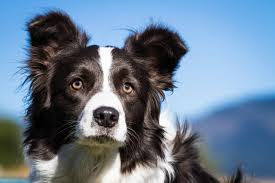
#> input picture images/BorderCollie.jpeg, 275 x 183 px
$ python main.py --path images/BorderCollie.jpeg
#> lines starting #> are read from the running program, lines starting #| are printed output that depends on the picture
#> further down, frame is the input picture: shape (183, 275, 3); mean B, G, R 143, 122.9, 103.9
### common.py

import cv2
import numpy as np

def get_blur_score(image, treshold=5):
    # check if the image is grayscale, and convert it back to grayscale if necessary
#> called with treshold = 5
    if len(image.shape) == 3:
        image = cv2.cvtColor(image, cv2.COLOR_BGR2GRAY)
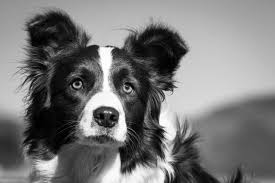
#> image: shape (183, 275); min 0, max 255, mean 119.5

    # use the zero mean image to remove the DC component
    image = image - np.mean(image)

    # compute the fft of the image
    ftt = np.fft.fft2(image)
    ftts = np.fft.fftshift(ftt)

    # remove central frequencies
    rows, cols = image.shape
#> rows = 183; cols = 275
    size_r = int(rows * 0.25)
#> size_r = 45
    size_c = int(cols * 0.25)
#> size_c = 68
    high_pass_mask = np.ones(image.shape)
    high_pass_mask[
        rows // 2 - size_r : rows // 2 + size_r,
        cols // 2 - size_c : cols // 2 + size_c
    ] = 0

    # apply the mask to the fft obtained in the previous section and display the results
    magnitude_spectrum = np.abs(ftts)
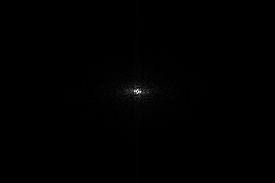
#> magnitude_spectrum: shape (183, 275) float64; min 3.31e-10, max 796575.3, mean 3526.1; drawn with min black and max white
    filtered_magnitude = magnitude_spectrum * high_pass_mask
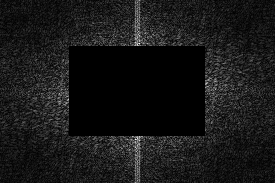
#> filtered_magnitude: shape (183, 275) float64; min 0, max 12689.1, mean 1191.3; drawn with min black and max white

    # compute the magnitude
    magnitude = np.log(1 + filtered_magnitude)
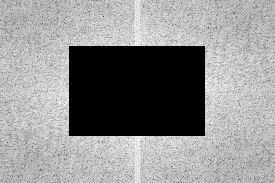
#> magnitude: shape (183, 275) float64; min 0, max 9.45, mean 5.39; drawn with min black and max white

    mean = np.mean(magnitude)
#> mean = 5.39

    # compute the mean of the magnitude
    return mean, mean < treshold

### main.py
import cv2
import numpy as np
import matplotlib.pyplot as plt
import os
import argparse
from common import get_blur_score

if __name__ == "__main__":

    parser = argparse.ArgumentParser()
    parser.add_argument('--treshold', type=int, default=8)
    parser.add_argument('--path', type=str, default=None)

    args = parser.parse_args()

    # Set the treshold
    treshold = args.treshold
    path = args.path

    if path is None:
        print('Please specify a path to an image with --path <path>')
        exit()

    frame = cv2.imread(path)

    # Detect blur in the current frame
    mean_magnitude, blurry = get_blur_score(frame)
#> mean_magnitude = 5.39; blurry = False

    # Prepare the label for the frame
    text = 'blurry' if blurry else 'sharp'
#> text = 'sharp'

    print('The image is {} with a blur score of {:.2f}'.format(text, mean_magnitude))
#| The image is sharp with a blur score of 5.39

$ run again, on images/zebra.jpeg
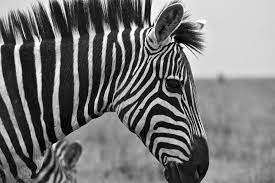
#> input picture images/zebra.jpeg, 275 x 183 px
#> frame is the input picture: shape (183, 275, 3); min 0, max 255, mean 116.3
#> in get_blur_score, `filtered_magnitude = magnitude_spectrum * high_pass_mask`:
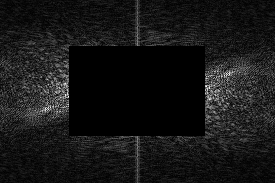
#> filtered_magnitude: shape (183, 275) float64; min 0, max 29112, mean 2634.7; drawn with min black and max white
#> in get_blur_score, `magnitude = np.log(1 + filtered_magnitude)`:
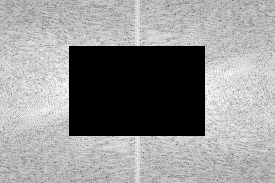
#> magnitude: shape (183, 275) float64; min 0, max 10.28, mean 5.93; drawn with min black and max white
#> mean = 5.93
#> blurry = False
#> text = 'sharp'
#| The image is sharp with a blur score of 5.93
